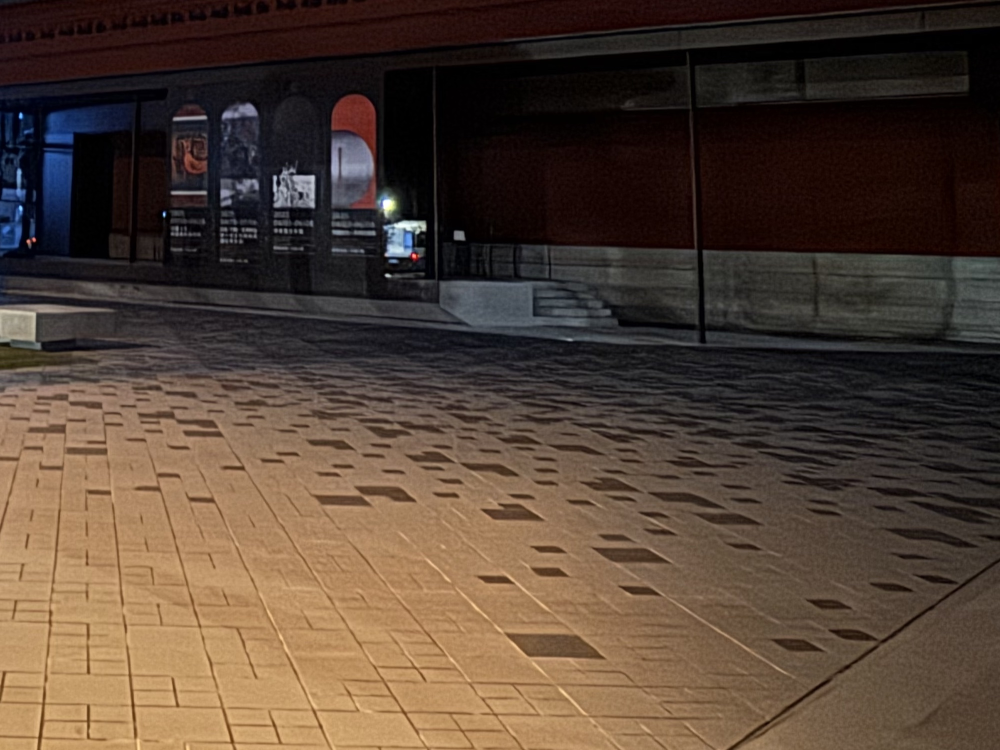
#> input picture images/1.jpg, 2000 x 1500 px (shown at 1/2 size); its folder holds 4 pictures in this run
$ python main2.py
#> lines starting #> are read from the running program, lines starting #| are printed output that depends on the picture
import cv2
import numpy as np
import os

# 設定圖片資料夾路徑
imageFolder = "images"

# 取得資料夾中所有圖片
images = []
for file in os.listdir(imageFolder):
    if file.endswith((".jpg", ".png", ".jpeg")):
        imagePath = os.path.join(imageFolder, file)
        image = cv2.imread(imagePath)
#> image is the input picture: shape (1500, 2000, 3); mean B, G, R 53, 65.4, 82.5
        if image is None:
            print(f"無法讀取圖片：{file}")
        else:
            images.append(image)

# 確保有至少兩張圖片
if len(images) < 2:
    print("請至少提供兩張圖片以進行拼接")
    exit()

# 建立ORB特徵偵測器與Matcher
orb = cv2.ORB_create(5000)
matcher = cv2.BFMatcher(cv2.NORM_HAMMING, crossCheck = True)

# 建立畫布，設定畫布大小為4032x3024
canvasWidth = 4032
canvasHeight = 3024
resultImage = np.ones((canvasHeight, canvasWidth, 3), dtype = np.uint8)

# 初始化
currentImage = images[0]
height, width = currentImage.shape[0 : 2]
#> height = 1500; width = 2000
resultImage[0 : height, 0 : width] = currentImage
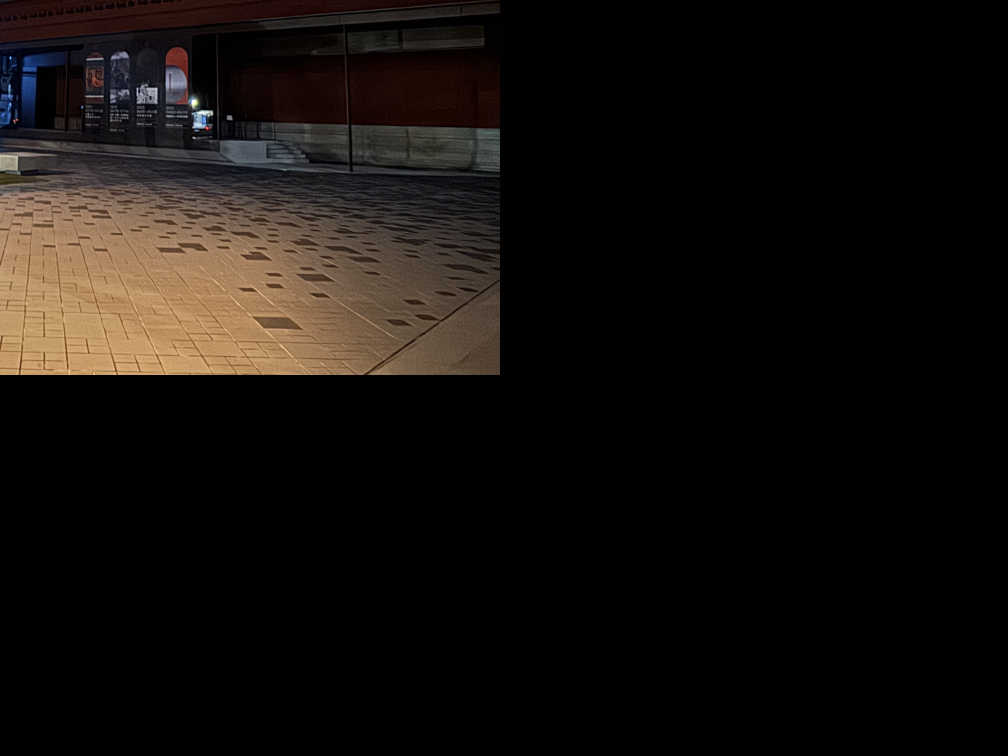
#> resultImage: shape (3024, 4032, 3) (shown at 1/4 size); mean B, G, R 13.8, 16.9, 21.1

# 建立單位矩陣
totalH = np.eye(3)

# 從第二張圖片開始拼接
for i in range(1, len(images)):
    nextImage = images[i]

    # 將圖片轉為灰階
    currentGrayImage = cv2.cvtColor(currentImage, cv2.COLOR_BGR2GRAY)
    nextGrayImage = cv2.cvtColor(nextImage, cv2.COLOR_BGR2GRAY)

    # 使用ORB偵測特徵點與描述子
    keypoint1, descriptor1 = orb.detectAndCompute(currentGrayImage, None)
    keypoint2, descriptor2 = orb.detectAndCompute(nextGrayImage, None)

    # 檢查特徵點是否足夠
    if descriptor1 is None or descriptor2 is None:
        print("特徵點不足，跳過此圖")
        continue

    # 特徵點配對
    matches = matcher.match(descriptor2, descriptor1)
    matches = sorted(matches, key = lambda x: x.distance)

    if len(matches) < 50:
        print("匹配太少，跳過此圖")
        continue

    # 取得匹配點，取50個特徵點
    sourcePoints = np.float32([keypoint2[m.queryIdx].pt for m in matches[0 : 50]]).reshape(-1, 1, 2)
    destinationPoints = np.float32([keypoint1[m.trainIdx].pt for m in matches[0 : 50]]).reshape(-1, 1, 2)

    # 計算單應矩陣
    H, status = cv2.findHomography(sourcePoints, destinationPoints, cv2.RANSAC, 5.0)

    if H is None:
        print("單應矩陣計算失敗，跳過此圖")
        continue

    # 更新總體轉換矩陣
    totalH = totalH @ H

    # 利用透視變換，生成拼接座標系中的位置
    warped = cv2.warpPerspective(nextImage, totalH, (canvasWidth, canvasHeight))

    # 疊圖
    mask = (warped > 0)  # 找出warped影像中，不是黑色的像素區域
    resultImage[mask] = warped[mask]

    # 成功拼接，並更新nextImage為目前的圖片
    currentImage = nextImage
    print("拼接成功")
#> this loop made 3 passes
#> pass 1, `nextGrayImage = cv2.cvtColor(nextImage, cv2.COLOR_BGR2GRAY)`:
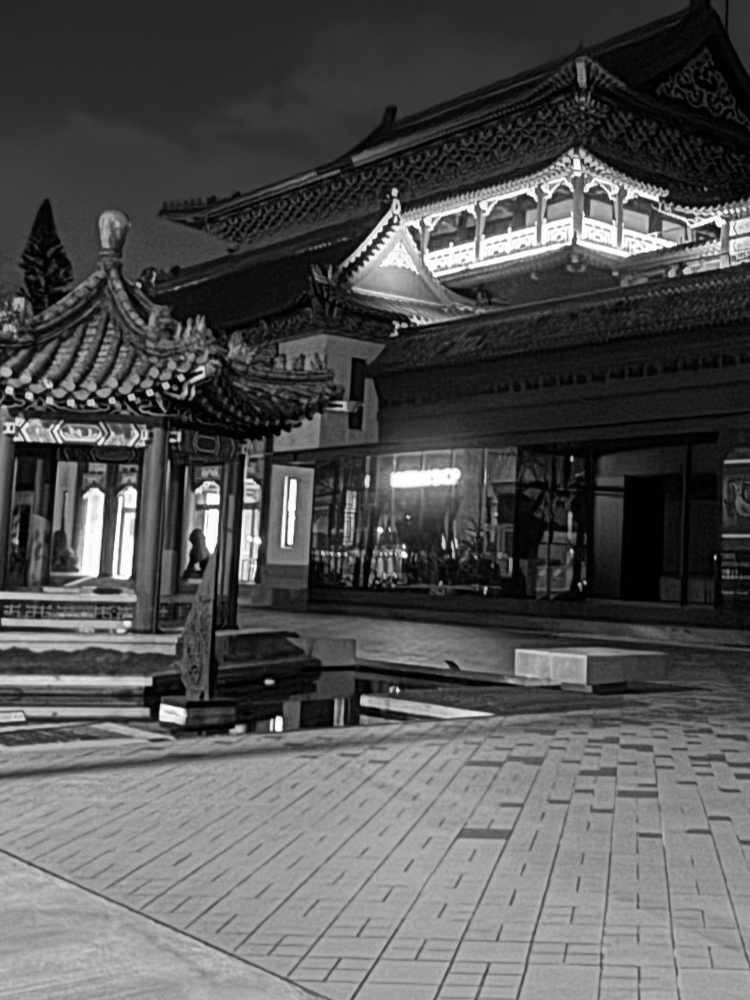
#> nextGrayImage: shape (2000, 1500) (shown at 1/2 size); min 0, max 255, mean 83.7
#> pass 1, `mask = (warped > 0)`:
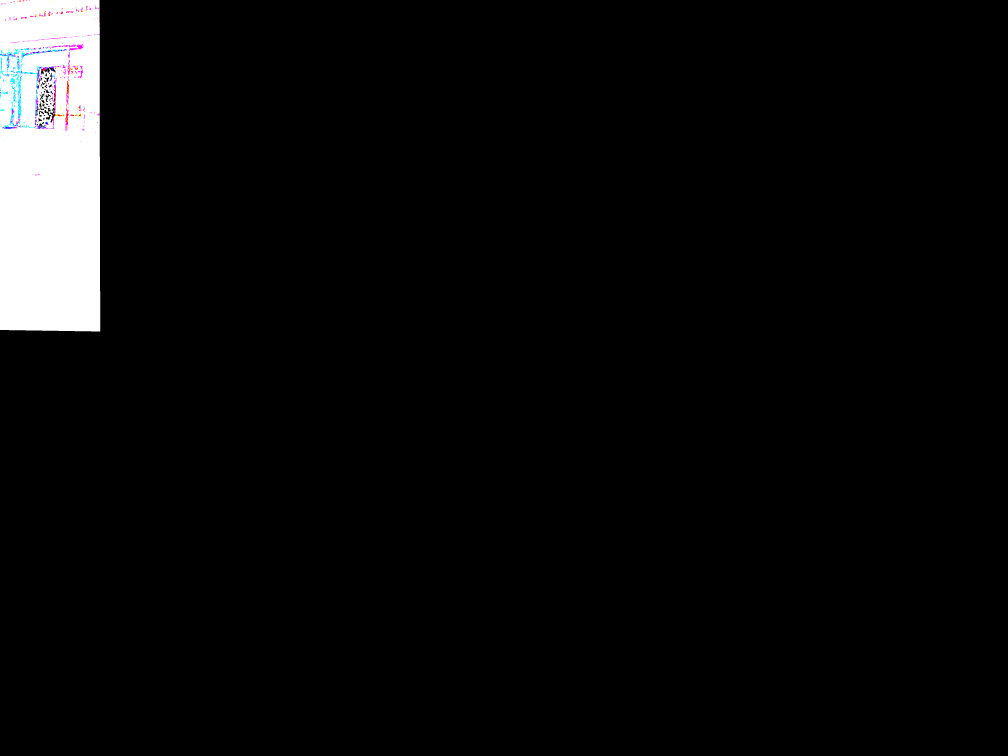
#> mask: shape (3024, 4032, 3) bool (shown at 1/4 size); mean B, G, R 0.0428, 0.0422, 0.0422
#> after the loop:
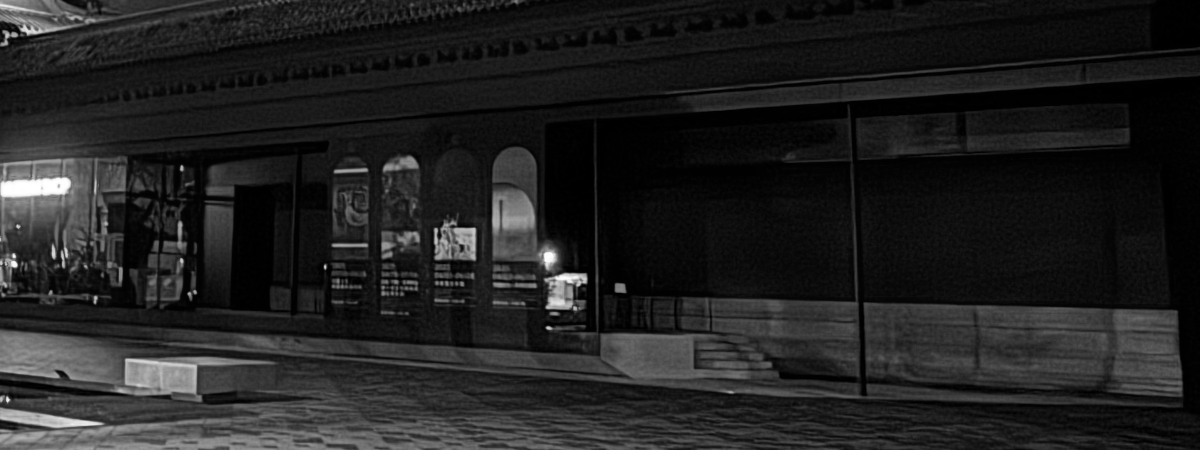
#> currentGrayImage: shape (900, 2400) (shown at 1/2 size); min 0, max 255, mean 33.2
#> after the loop:
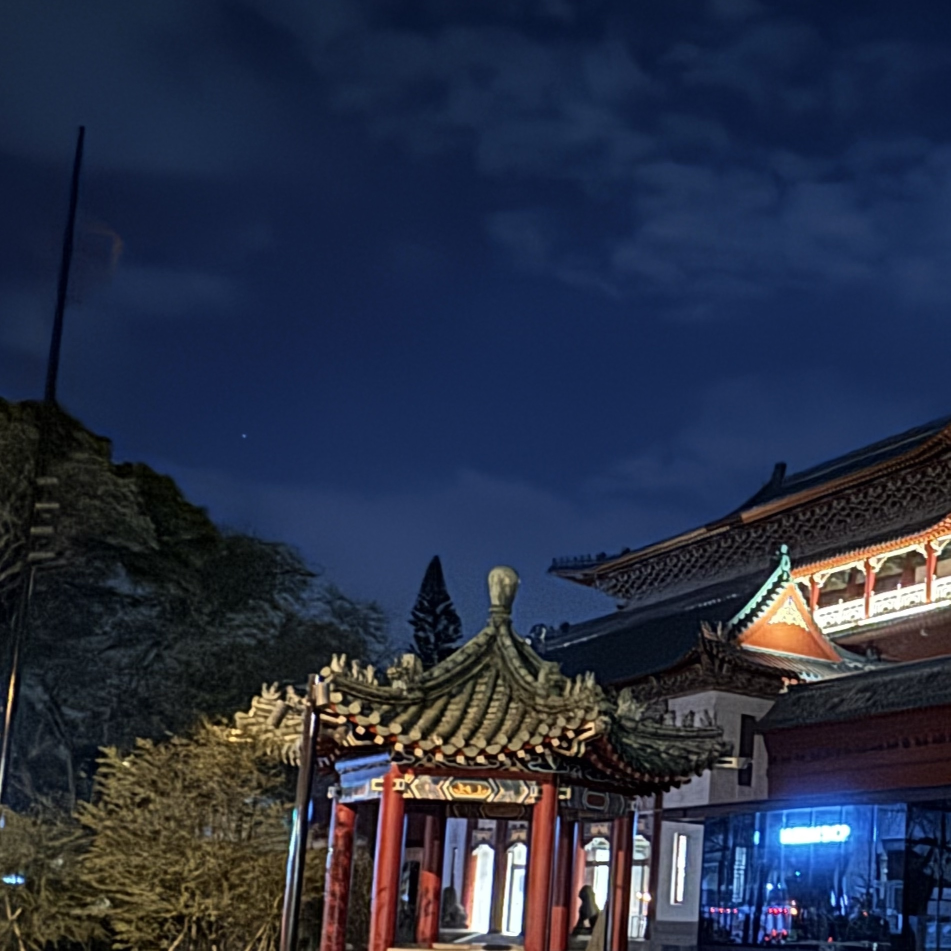
#> currentImage: shape (1901, 1901, 3) (shown at 1/2 size); mean B, G, R 68.6, 48.1, 40.6
#> after the loop:
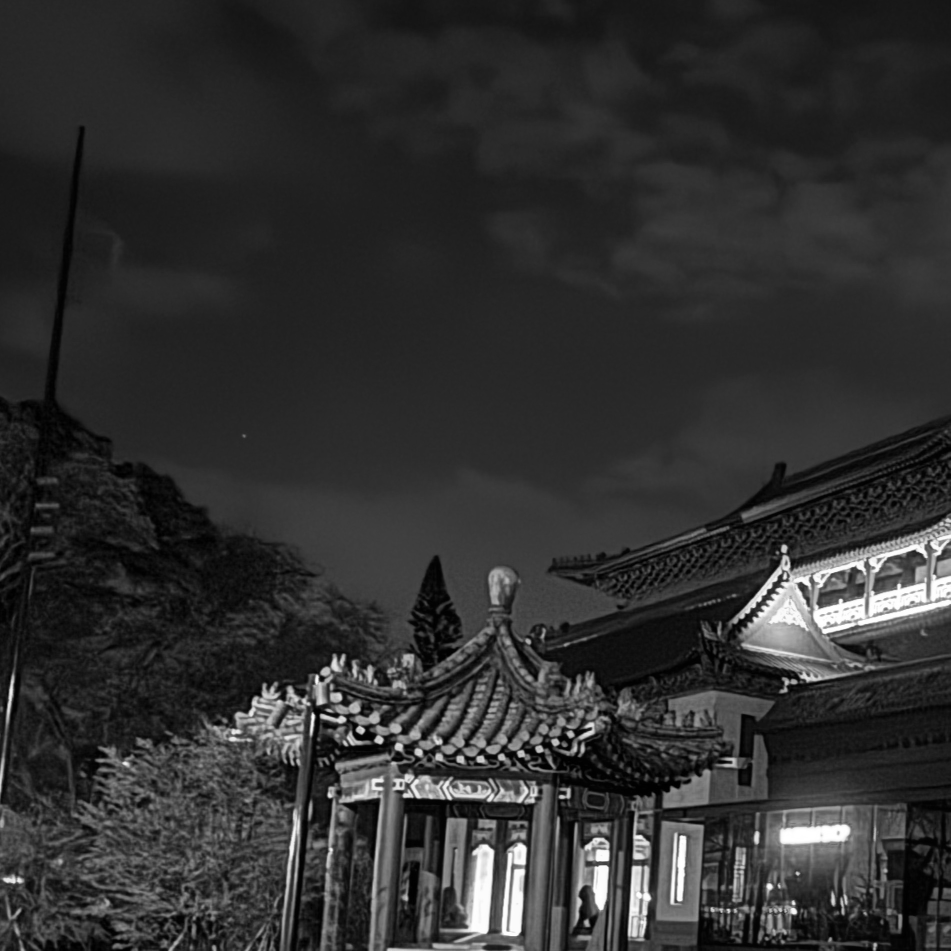
#> nextGrayImage: shape (1901, 1901) (shown at 1/2 size); min 0, max 255, mean 48.2

# 顯示與儲存
cv2.imshow("拼接結果", resultImage)
cv2.waitKey(0)
cv2.destroyAllWindows()
